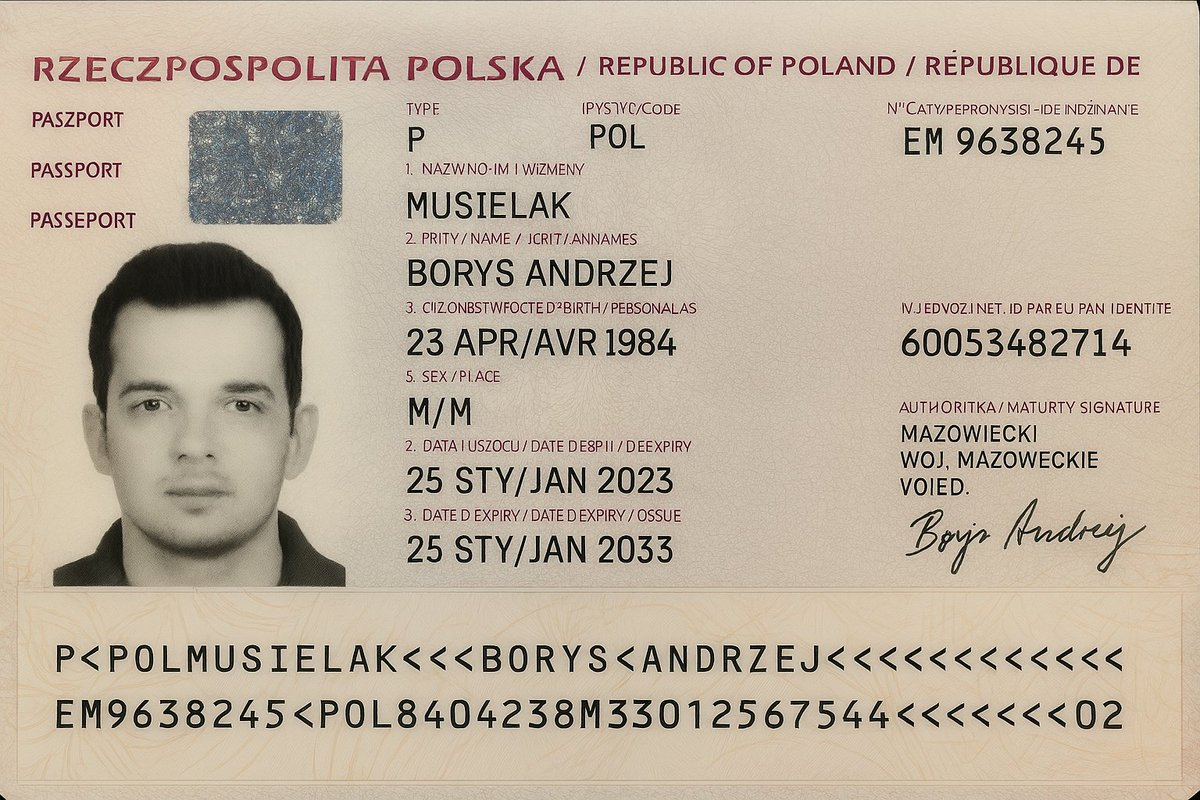
#> input picture test_images/Fake test.jpg, 1200 x 800 px
$ python -i face_match.py   (imports and definitions only)
#> lines starting #> are read from the running program, lines starting #| are printed output that depends on the picture
#> further down, picture is the input picture: shape (800, 1200, 3); mean B, G, R 159.3, 177.5, 191.2
"""
Face detection + similarity scoring.

HONEST SCOPE NOTE (read this before demoing to judges):
This module does two things for real:
  1. Face *detection* — locates a face in an image using OpenCV's
     Viola-Jones Haar cascade, a real, classical computer-vision detector
     shipped with opencv-python. This genuinely finds faces; it doesn't
     fake it.
  2. Face *similarity* — compares two detected faces using normalized
     grayscale histogram correlation + ORB keypoint matching. This is a
     legitimate, working similarity measure, but it is NOT a deep face
     -recognition embedding model. It will not match the accuracy of
     ArcFace/MagFace (the models named in your pitch deck) on faces with
     large pose/lighting/aging differences.

Why ship this instead of ArcFace/MagFace directly: those require dlib or
ONNX embedding models (large binary downloads, GPU-friendly builds) that
don't fit a lightweight hackathon backend. This module is deliberately
structured so a real embedding model is a drop-in replacement — implement
`FaceMatcher` with the same `.compare(img_a, img_b) -> float` interface
(see `EmbeddingFaceMatcher` stub at the bottom) and swap it in `risk_engine`
or your router without touching any other code.

For the demo: this is honestly good enough to show "clearly the same
person" vs "clearly a different person" vs "borderline / inconclusive",
which is exactly the three-way distinction your UI needs.
"""

from __future__ import annotations
from dataclasses import dataclass
from typing import Optional, Tuple
import cv2
import numpy as np

_CASCADE_PATH = cv2.data.haarcascades + "haarcascade_frontalface_default.xml"
_face_cascade = cv2.CascadeClassifier(_CASCADE_PATH)


@dataclass
class FaceDetection:
    found: bool
    bbox: Optional[Tuple[int, int, int, int]]  # x, y, w, h
    face_crop: Optional[np.ndarray]


def detect_face(bgr_image: np.ndarray) -> FaceDetection:
    gray = cv2.cvtColor(bgr_image, cv2.COLOR_BGR2GRAY)
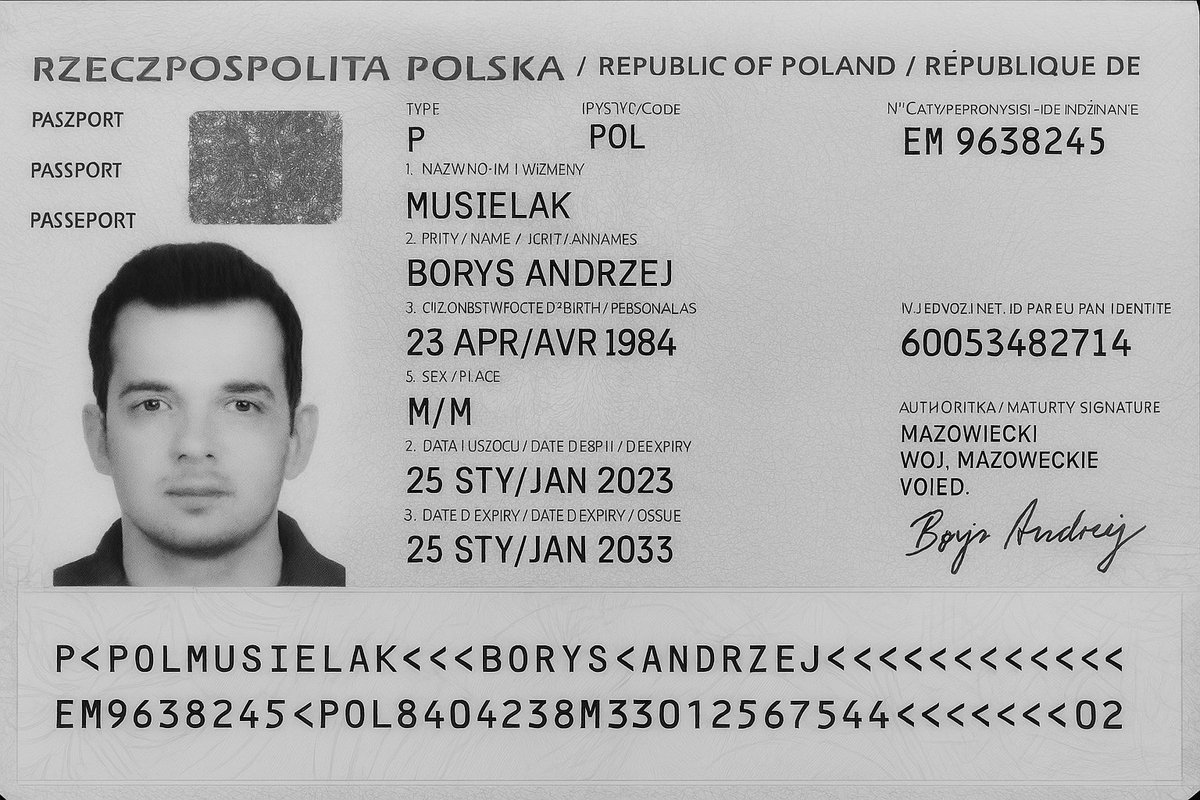
#> gray: shape (800, 1200); min 0, max 255, mean 179.5
    gray = cv2.equalizeHist(gray)
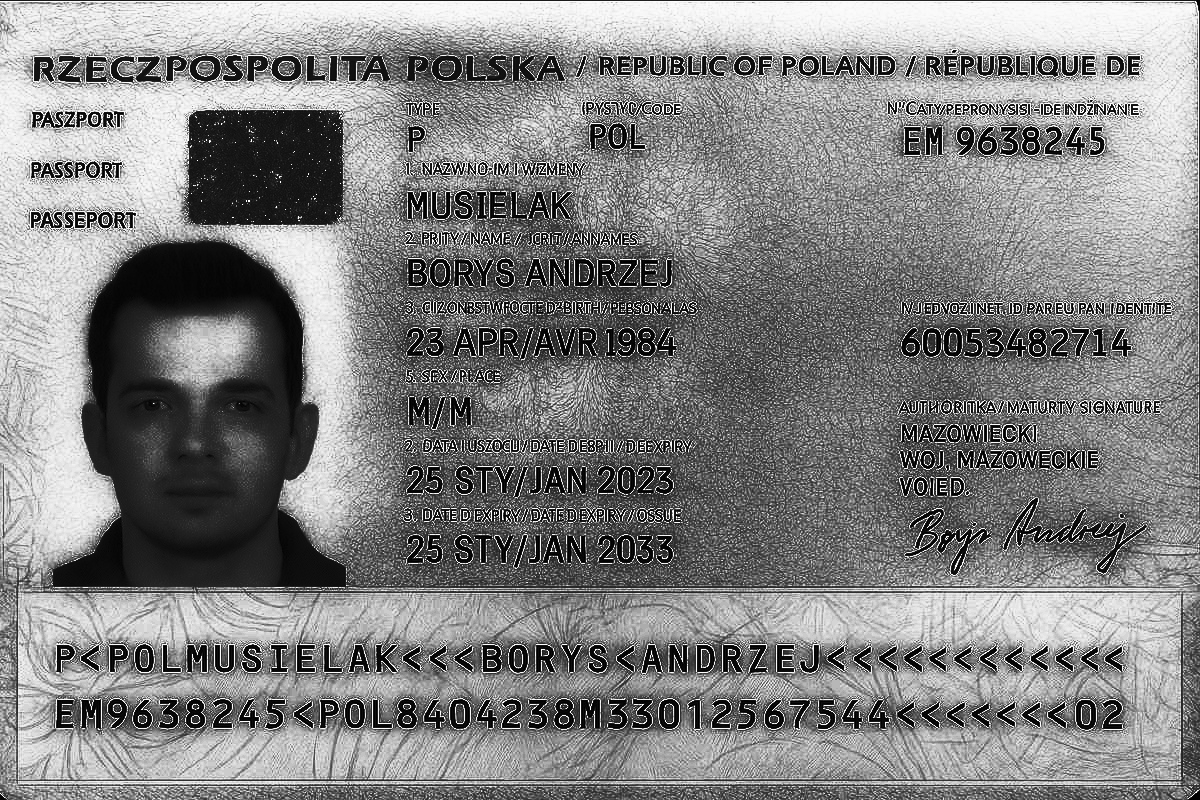
#> gray: shape (800, 1200); min 0, max 255, mean 130.7
    faces = _face_cascade.detectMultiScale(
        gray, scaleFactor=1.08, minNeighbors=5, minSize=(40, 40)
    )
#> faces = [[91, 328, 216, 216]]
    if len(faces) == 0:
        return FaceDetection(found=False, bbox=None, face_crop=None)

    # Largest detected face wins (closest / most prominent).
    x, y, w, h = max(faces, key=lambda f: f[2] * f[3])
#> x = 91; y = 328; w = 216; h = 216
    crop = bgr_image[y:y + h, x:x + w]
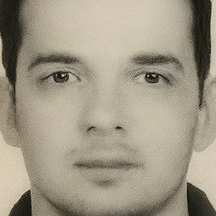
#> crop: shape (216, 216, 3); mean B, G, R 133.7, 152.2, 160
    return FaceDetection(found=True, bbox=(int(x), int(y), int(w), int(h)), face_crop=crop)


# [29 lines left out: functions _normalize_face, _histogram_similarity, _orb_similarity, not called in this run]


@dataclass
class FaceMatchResult:
    # None means "could not evaluate" (no face found in one or both images).
    # This is deliberately distinct from 0.0, which would mean "two faces
    # were compared and they look nothing alike". Conflating the two causes
    # a clean document with an undetectable face to be scored as an
    # impostor, which is a serious false-positive.
    match_confidence: Optional[float]  # 0-100, or None
    face_a: FaceDetection
    face_b: FaceDetection


# [22 lines left out: function compare_faces, not called in this run]


class FaceMatcher:
    """Interface a production embedding model should implement to swap in."""

    def compare(self, image_a_bgr: np.ndarray, image_b_bgr: np.ndarray) -> float:
        raise NotImplementedError


class EmbeddingFaceMatcher(FaceMatcher):
    """
    Drop-in replacement stub. Wire up insightface / face_recognition /
    an ONNX ArcFace model here, keep the same `.compare()` signature, and
    point `routers/screening.py` at this class instead of `compare_faces`.
    """

    # [4 lines left out: function compare, not called in this run]

>>> import cv2
>>> picture = cv2.imread('../../test_images/Fake test.jpg')
>>> result = detect_face(picture)
